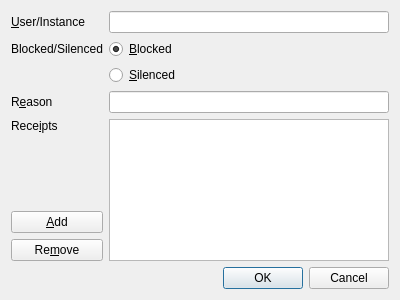
<?xml version="1.0" encoding="UTF-8"?>
<ui version="4.0">
 <class>DialogAdd</class>
 <widget class="QDialog" name="DialogAdd">
  <property name="geometry">
   <rect>
    <x>0</x>
    <y>0</y>
    <width>400</width>
    <height>300</height>
   </rect>
  </property>
  <property name="acceptDrops">
   <bool>true</bool>
  </property>
  <property name="windowTitle">
   <string>Add entry</string>
  </property>
  <property name="locale">
   <locale language="English" country="UnitedKingdom"/>
  </property>
  <layout class="QVBoxLayout" name="verticalLayout">
   <item>
    <layout class="QGridLayout" name="layout_grid" rowstretch="0,0,0,0,0,0,0,0">
     <property name="sizeConstraint">
      <enum>QLayout::SetDefaultConstraint</enum>
     </property>
     <property name="verticalSpacing">
      <number>6</number>
     </property>
     <item row="4" column="0">
      <widget class="QLabel" name="label_receipts">
       <property name="sizePolicy">
        <sizepolicy hsizetype="Preferred" vsizetype="Preferred">
         <horstretch>0</horstretch>
         <verstretch>0</verstretch>
        </sizepolicy>
       </property>
       <property name="toolTip">
        <string>Memory aids, proof</string>
       </property>
       <property name="text">
        <string>Rece&amp;ipts</string>
       </property>
       <property name="alignment">
        <set>Qt::AlignLeading|Qt::AlignLeft|Qt::AlignTop</set>
       </property>
       <property name="buddy">
        <cstring>list_receipts</cstring>
       </property>
      </widget>
     </item>
     <item row="5" column="0">
      <widget class="QPushButton" name="button_receipt_add">
       <property name="toolTip">
        <string>Add receipt</string>
       </property>
       <property name="text">
        <string>&amp;Add</string>
       </property>
       <property name="icon">
        <iconset theme="list-add">
         <normaloff>.</normaloff>.</iconset>
       </property>
      </widget>
     </item>
     <item row="1" column="1">
      <widget class="QRadioButton" name="radio_blocked">
       <property name="enabled">
        <bool>true</bool>
       </property>
       <property name="sizePolicy">
        <sizepolicy hsizetype="Expanding" vsizetype="Fixed">
         <horstretch>0</horstretch>
         <verstretch>0</verstretch>
        </sizepolicy>
       </property>
       <property name="text">
        <string>&amp;Blocked</string>
       </property>
       <property name="checked">
        <bool>true</bool>
       </property>
      </widget>
     </item>
     <item row="0" column="1">
      <widget class="QLineEdit" name="text_user"/>
     </item>
     <item row="2" column="1">
      <widget class="QRadioButton" name="radio_silcenced">
       <property name="sizePolicy">
        <sizepolicy hsizetype="Expanding" vsizetype="Fixed">
         <horstretch>0</horstretch>
         <verstretch>0</verstretch>
        </sizepolicy>
       </property>
       <property name="text">
        <string>&amp;Silenced</string>
       </property>
      </widget>
     </item>
     <item row="3" column="0">
      <widget class="QLabel" name="label_reason">
       <property name="text">
        <string>R&amp;eason</string>
       </property>
       <property name="buddy">
        <cstring>text_reason</cstring>
       </property>
      </widget>
     </item>
     <item row="3" column="1">
      <widget class="QLineEdit" name="text_reason"/>
     </item>
     <item row="7" column="1">
      <widget class="QDialogButtonBox" name="buttonBox">
       <property name="orientation">
        <enum>Qt::Horizontal</enum>
       </property>
       <property name="standardButtons">
        <set>QDialogButtonBox::Cancel|QDialogButtonBox::Ok</set>
       </property>
      </widget>
     </item>
     <item row="1" column="0">
      <widget class="QLabel" name="label_blocked">
       <property name="sizePolicy">
        <sizepolicy hsizetype="Preferred" vsizetype="Preferred">
         <horstretch>0</horstretch>
         <verstretch>0</verstretch>
        </sizepolicy>
       </property>
       <property name="text">
        <string>Blocked/Silenced</string>
       </property>
       <property name="buddy">
        <cstring>radio_blocked</cstring>
       </property>
      </widget>
     </item>
     <item row="0" column="0">
      <widget class="QLabel" name="label_user">
       <property name="text">
        <string>&amp;User/Instance</string>
       </property>
       <property name="buddy">
        <cstring>text_user</cstring>
       </property>
      </widget>
     </item>
     <item row="6" column="0">
      <widget class="QPushButton" name="button_receipt_remove">
       <property name="toolTip">
        <string>Remove receipt</string>
       </property>
       <property name="text">
        <string>Re&amp;move</string>
       </property>
       <property name="icon">
        <iconset theme="list-remove">
         <normaloff>.</normaloff>.</iconset>
       </property>
       <property name="shortcut">
        <string>Del</string>
       </property>
      </widget>
     </item>
     <item row="4" column="1" rowspan="3">
      <widget class="QListWidget" name="list_receipts">
       <property name="toolTip">
        <string>You can drag URLs in here</string>
       </property>
       <property name="editTriggers">
        <set>QAbstractItemView::DoubleClicked|QAbstractItemView::EditKeyPressed|QAbstractItemView::SelectedClicked</set>
       </property>
      </widget>
     </item>
    </layout>
   </item>
  </layout>
 </widget>
 <tabstops>
  <tabstop>text_user</tabstop>
  <tabstop>radio_blocked</tabstop>
  <tabstop>radio_silcenced</tabstop>
  <tabstop>text_reason</tabstop>
  <tabstop>button_receipt_add</tabstop>
  <tabstop>button_receipt_remove</tabstop>
  <tabstop>list_receipts</tabstop>
 </tabstops>
 <resources/>
 <connections>
  <connection>
   <sender>buttonBox</sender>
   <signal>accepted()</signal>
   <receiver>DialogAdd</receiver>
   <slot>accept()</slot>
   <hints>
    <hint type="sourcelabel">
     <x>324</x>
     <y>268</y>
    </hint>
    <hint type="destinationlabel">
     <x>331</x>
     <y>226</y>
    </hint>
   </hints>
  </connection>
  <connection>
   <sender>buttonBox</sender>
   <signal>rejected()</signal>
   <receiver>DialogAdd</receiver>
   <slot>reject()</slot>
   <hints>
    <hint type="sourcelabel">
     <x>255</x>
     <y>262</y>
    </hint>
    <hint type="destinationlabel">
     <x>265</x>
     <y>224</y>
    </hint>
   </hints>
  </connection>
  <connection>
   <sender>button_receipt_add</sender>
   <signal>clicked()</signal>
   <receiver>DialogAdd</receiver>
   <slot>add_receipt()</slot>
   <hints>
    <hint type="sourcelabel">
     <x>41</x>
     <y>207</y>
    </hint>
    <hint type="destinationlabel">
     <x>115</x>
     <y>156</y>
    </hint>
   </hints>
  </connection>
  <connection>
   <sender>button_receipt_remove</sender>
   <signal>clicked()</signal>
   <receiver>DialogAdd</receiver>
   <slot>remove_receipt()</slot>
   <hints>
    <hint type="sourcelabel">
     <x>95</x>
     <y>245</y>
    </hint>
    <hint type="destinationlabel">
     <x>135</x>
     <y>190</y>
    </hint>
   </hints>
  </connection>
 </connections>
 <slots>
  <slot>add_receipt()</slot>
  <slot>remove_receipt()</slot>
 </slots>
</ui>
